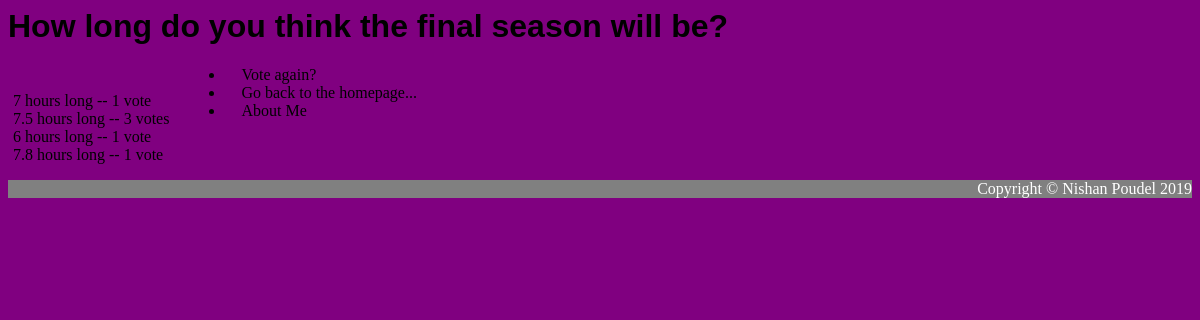
The app's page /polls/specifics/2/results/ with its own data.
### polls/models.py (models this page shows, shortened)
class Question(models.Model):
    question_text = models.CharField(max_length=200)
    pub_date = models.DateTimeField('date published')
    def was_published_recently(self):
        now = timezone.now()
        return now - datetime.timedelta(days=1) <= self.pub_date <= now
    was_published_recently.admin_order_field = 'pub_date'
    was_published_recently.boolean = True
    was_published_recently.short_description = 'Published recently?'

class Choice(models.Model):
    question = models.ForeignKey(Question, on_delete=models.CASCADE)
    choice_text = models.CharField(max_length=200)
    votes = models.IntegerField(default=0)

### polls/views.py (the view)
# urls.py: path('specifics/<int:pk>/results/', views.ResultsView.as_view(), name='results'),
class ResultsView(generic.DetailView):
    model = Question
    template_name = 'polls/results.html'

### polls/templates/polls/results.html
{% load static %}
<link rel="stylesheet" type="text/css" href="{% static 'polls/style.css' %}">
<h1>{{ question.question_text }}</h1>
<ul>
{% for choice in question.choice_set.all %}
    <li>{{ choice.choice_text }} -- {{ choice.votes }} vote{{ choice.votes|pluralize }}</li>
{% endfor %}
</ul>
<div class="navbar">
    <li><a href="{% url 'polls:detail' question.id %}">Vote again? </a></li>
    <li><a href="{% url 'polls:index' %}">Go back to the homepage...</a></li>
    <li><a href="{% url 'polls:about_me' %}">About Me</a></li>
</div>
<div id="footer">
    <p>Copyright &copy; Nishan Poudel 2019</p>
</div>

### polls/static/polls/style.css (style rules this page uses)
li { margin-right: 40px; }
li a { color : black; font-size = 18px; text-decoration: none; font-family: Comic Sans MS; }
ul { list-style: none; float: left; padding-left: 5px; padding-top: 10px; }
h1 { font-family: Caviar Dreams, Helvetica, Georgia; }
a { font-family: Comic Sans MS; color: black; text-decoration: none; padding : 10px; }
#footer { font-family: Fontin; background-color: grey; color: white; clear: both; text-align: right; }

### records on screen
Question: question_text "How long do you think the final season will be?"
Choice: choice_text "7 hours long", votes "1"
Choice: choice_text "7.5 hours long", votes "3"
Choice: choice_text "6 hours long", votes "1"
Choice: choice_text "7.8 hours long", votes "1"
